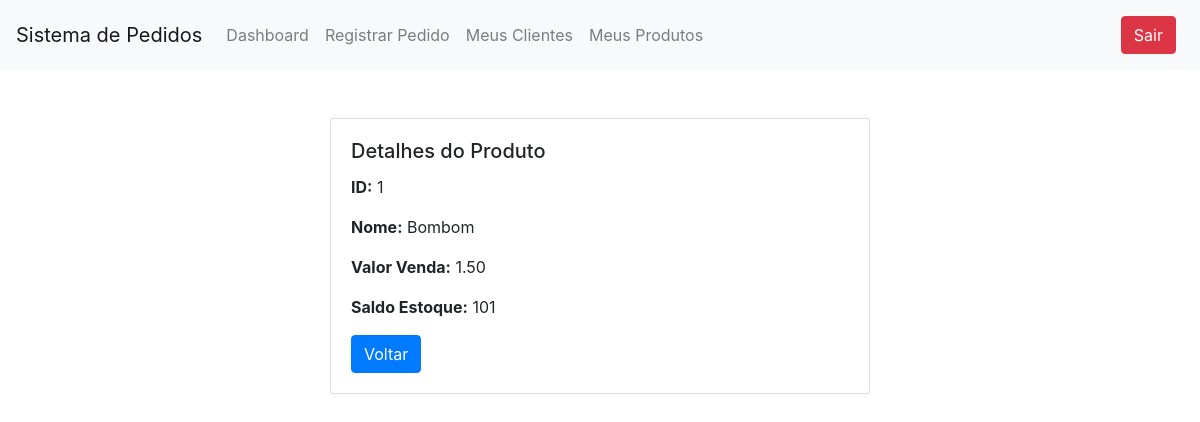
Page /templates/visualizar_produto.php?id=1 on the committed database.
### tables this page shows
CREATE TABLE `produtos` (
  `id` int(11) NOT NULL AUTO_INCREMENT,
  `nome` varchar(100) NOT NULL,
  `preco_venda` decimal(10,2) NOT NULL,
  `saldo_estoque` int(11) NOT NULL,
  `ativo` tinyint(1) DEFAULT 1,
  PRIMARY KEY (`id`)
);

### templates/visualizar_produto.php (the view, shortened to what this page needs)
<?php
include('../config/config.php');
if (isset($_GET['id'])) {
    $produtoId = $_GET['id'];
    $queryProduto = "SELECT * FROM PRODUTOS WHERE id = :produtoId";
    $stmtProduto = $conexao->prepare($queryProduto);
    $stmtProduto->bindParam(':produtoId', $produtoId, PDO::PARAM_INT);
    $stmtProduto->execute();
    $dadosProduto = $stmtProduto->fetch(PDO::FETCH_ASSOC);
    if ($dadosProduto) {
        ?>
        <!DOCTYPE html>
        <html lang="en">
        <head>
            <link rel="stylesheet" href="https://stackpath.bootstrapcdn.com/bootstrap/4.3.1/css/bootstrap.min.css">
        </head>
        <body>
            <?php include('menu.php') ?>
            <div class="container mt-5">
                <div class="row">
                    <div class="col-md-6 offset-md-3">
                        <div class="card">
                            <div class="card-body">
                                <h5 class="card-title">Detalhes do Produto</h5>
                                <p><strong>ID:</strong> <?php echo $dadosProduto['id']; ?></p>
                                <p><strong>Nome:</strong> <?php echo $dadosProduto['nome']; ?></p>
                                <p><strong>Valor Venda:</strong> <?php echo $dadosProduto['preco_venda']; ?></p>
                                <p><strong>Saldo Estoque:</strong> <?php echo $dadosProduto['saldo_estoque']; ?></p>
                                <a href="../templates/visualizar_produtos.php" class="btn btn-primary">Voltar</a>
                            </div>
                        </div>
                    </div>
                </div>
            </div>
        </body>
        </html>
        <?php
    } else {
        echo "Produto não encontrado.";
    }
} else {
    echo "ID do produto não fornecido na URL.";
}
?>

### rows in the picture
produtos: id "1", nome "Bombom", preco_venda "1.50", saldo_estoque "101"
